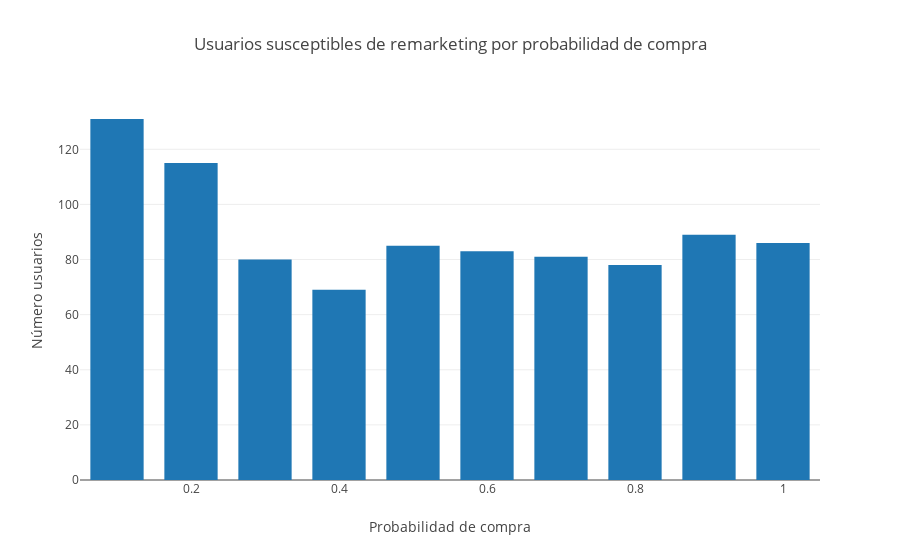

The notebook cell saved with this chart:
### Code cell
prob = pd.DataFrame(clf.predict_proba(X_test).tolist())
predict = clf.predict(X_test).tolist()
prob['predict'] = predict
prob['Y'] = y_test
call = prob[(prob['Y']==0) & (prob[1]>0)] # Posibles usuarios susceptibles de remarketing
print "%i usuarios que no han contratado pero cuya probabilidad de compra es mayor que 0" %(len(call))
lista = call[1].values
data = [go.Histogram(x=lista)]

layout = go.Layout(
    title='Usuarios susceptibles de remarketing por probabilidad de compra',
    xaxis=dict(
        title='Probabilidad de compra'
    ),
    yaxis=dict(
        title='Número usuarios'
    ),
    bargap=0.2,
    bargroupgap=0.1
)

fig = go.Figure(data=data, layout=layout)
py.iplot(fig, filename='basic histogram')

### Figure 1 — Plotly figure (JSON) as saved in the notebook; plotly's stock layout.template omitted (floating-point values rounded to 4 significant figures; data arrays with more than 128 entries replaced by an {"elided": "..."} marker saying what was removed)
{"data": [{"type": "histogram", "x": {"elided": "897 float values"}}], "layout": {"bargap": 0.2, "bargroupgap": 0.1, "title": "Usuarios susceptibles de remarketing por probabilidad de compra", "xaxis": {"title": "Probabilidad de compra"}, "yaxis": {"title": "Número usuarios"}}}
